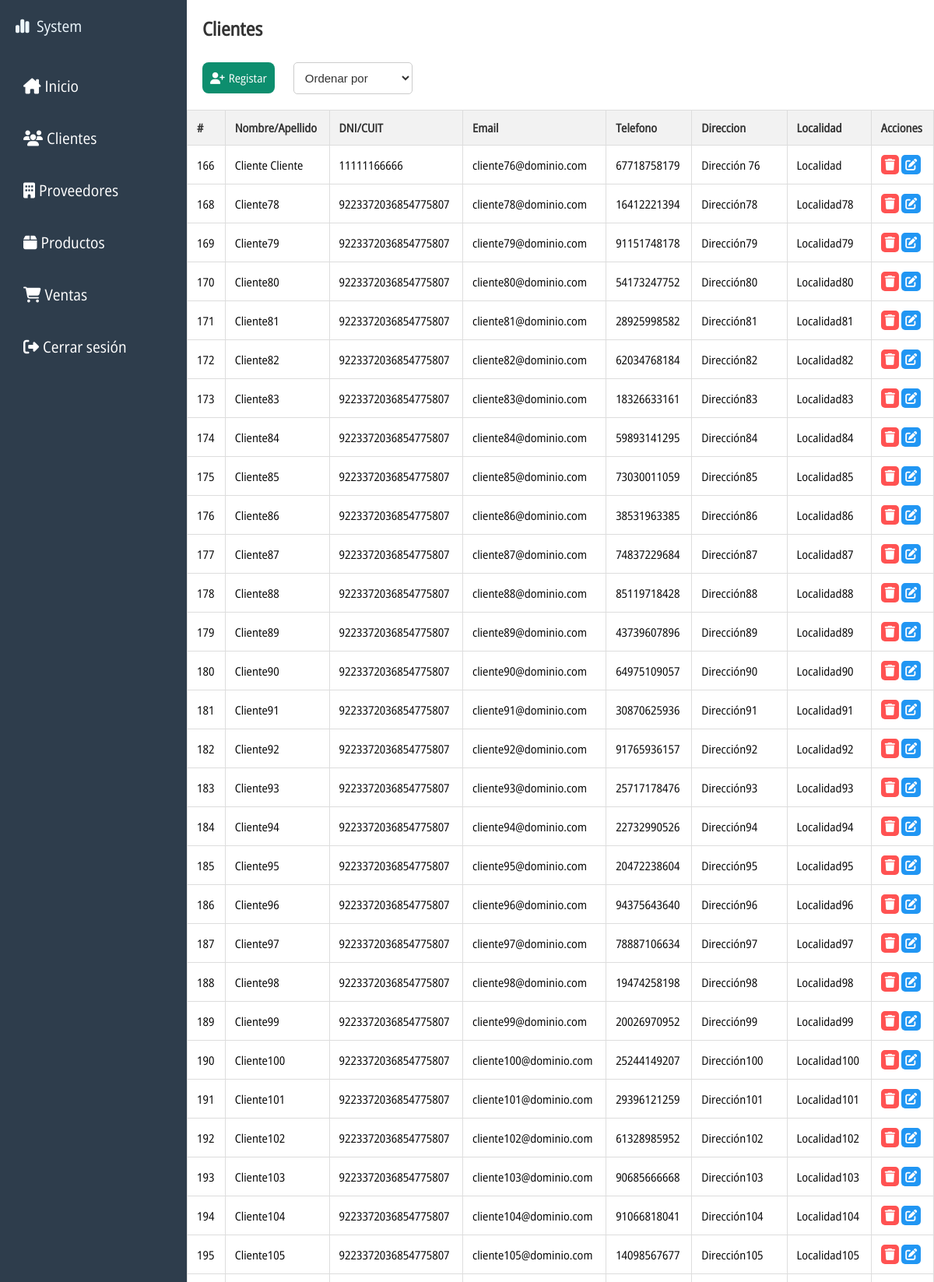
Page /cliente.php (signed in, upper part) on the committed database.
### tables this page shows
CREATE TABLE `cliente` (
  `id_cliente` int(11) NOT NULL,
  `nom_ape` text NOT NULL,
  `dni_cuit` bigint(25) NOT NULL,
  `email` varchar(255) NOT NULL,
  `telefono` bigint(25) NOT NULL,
  `direccion` varchar(255) NOT NULL,
  `localidad` varchar(255) NOT NULL
);

### cliente.php (the view, shortened to what this page needs)
<?php
include('conexion.php');
$sql = "SELECT * FROM `cliente`";
$mostrar = mysqli_query($con, $sql);
?>
<?php include("cabecera.php"); ?>
<body>
<?php include("lateral.php"); ?>
<section id="content-index">
<h1>Clientes</h1>
        <form method="get">
            <div class="botones">
            <a href="registrocliente.php"><i class="fa-solid fa-user-plus"> </i>Registar</a>
                <select name="ordenar" onchange="this.form.submit()">
                    <option value="">Ordenar por</option>
                </select>
                </div>
        </form>
<table class="table-user">
        <thead>
            <th>#</th>
            <th>Nombre/Apellido</th>
            <th>DNI/CUIT</th>
            <th>Email</th>
            <th>Telefono</th>
            <th>Direccion</th>
            <th>Localidad</th>
            <th>Acciones</th>
        </thead>
        <tbody>
            <?php
            while ($row = mysqli_fetch_array($mostrar)){ ?>
            <tr>
                <td><?php echo $row['id_cliente'] ?></td>
                <td><?php echo $row['nom_ape'] ?></td>
                <td><?php echo $row['dni_cuit'] ?></td>
                <td><?php echo $row['email'] ?></td>
                <td><?php echo $row['telefono'] ?></td>
                <td><?php echo $row['direccion'] ?></td>
                <td><?php echo $row['localidad'] ?></td>
                <td>
                <a href="javascript:void(0);" onclick="confirmarEliminarCliente(<?php echo $row['id_cliente']; ?>)"><i class="fa-solid fa-trash"></i></a>
                <a href="editcliente.php?id_cliente=<?php echo $row['id_cliente']?>"><i class="fa-solid fa-pen-to-square"></i></a>
                </td>
            </tr>
           <?php } ?>
        </tbody>
    </table>
    </section>
</div>
</body>
</html>

### css/estilo.css (style rules this page uses)
* { margin: 0px; padding: 0px; }
#content-index { background-color: white; grid-area: content-index; overflow-y: auto; }
#content-index h1 { font-family: OpenSans; color: #333; margin: 20px; display: inline-block; }
.table-user { font-family: OpenSans; font-size: 15px; border-collapse: collapse; width: 100%; margin: 20px 0; overflow-y: auto; max-height: calc(100vh - 40px); }
.table-user th, .table-user td { padding: 12px; border: 1px solid #ddd; text-align: left; }
.table-user th { background-color: #f2f2f2; color: #333; }
.table-user td a i.fa-trash { background-color: #FF5252; color: white; padding: 5px; border-radius: 5px; }
.table-user td a i.fa-pen-to-square { background-color: #2196F3; color: white; padding: 5px; border-radius: 5px; }
.botones a { font-family: OpenSans; color: white; background-color:#0D8E6E ; padding: 10px; text-decoration: none; border-radius: 8px; font-size: 15px; margin-left: 20px; }
.botones a i { margin-right: 5px; margin-top:20px; margin-bottom: 10px; }
select { padding: 10px; font-size: 15px; border: 1px solid #ccc; border-radius: 5px; background-color: #fff; color: #333; margin-left: 20px; }
select option { background-color: #fff; color: #333; }
form a { font-family: OpenSans; color: white; background-color:#0D8E6E ; padding: 0px 10px 0 10px; text-decoration: none; border-radius: 8px; font-size: 15px; margin-left: 20px; }
form a i { margin-right: 5px; margin-top:20px; margin-bottom: 10px; }

### rows in the picture
cliente: id_cliente "166", nom_ape "Cliente Cliente", dni_cuit "11111166666", email "cliente76@dominio.com", telefono "67718758179", direccion "Dirección 76", localidad "Localidad"
cliente: id_cliente "168", nom_ape "Cliente78", dni_cuit "9223372036854775807", email "cliente78@dominio.com", telefono "16412221394", direccion "Dirección78", localidad "Localidad78"
cliente: id_cliente "169", nom_ape "Cliente79", dni_cuit "9223372036854775807", email "cliente79@dominio.com", telefono "91151748178", direccion "Dirección79", localidad "Localidad79"
cliente: id_cliente "170", nom_ape "Cliente80", dni_cuit "9223372036854775807", email "cliente80@dominio.com", telefono "54173247752", direccion "Dirección80", localidad "Localidad80"
cliente: id_cliente "171", nom_ape "Cliente81", dni_cuit "9223372036854775807", email "cliente81@dominio.com", telefono "28925998582", direccion "Dirección81", localidad "Localidad81"
cliente: id_cliente "172", nom_ape "Cliente82", dni_cuit "9223372036854775807", email "cliente82@dominio.com", telefono "62034768184", direccion "Dirección82", localidad "Localidad82"
cliente: id_cliente "173", nom_ape "Cliente83", dni_cuit "9223372036854775807", email "cliente83@dominio.com", telefono "18326633161", direccion "Dirección83", localidad "Localidad83"
cliente: id_cliente "174", nom_ape "Cliente84", dni_cuit "9223372036854775807", email "cliente84@dominio.com", telefono "59893141295", direccion "Dirección84", localidad "Localidad84"
cliente: id_cliente "175", nom_ape "Cliente85", dni_cuit "9223372036854775807", email "cliente85@dominio.com", telefono "73030011059", direccion "Dirección85", localidad "Localidad85"
cliente: id_cliente "176", nom_ape "Cliente86", dni_cuit "9223372036854775807", email "cliente86@dominio.com", telefono "38531963385", direccion "Dirección86", localidad "Localidad86"
cliente: id_cliente "177", nom_ape "Cliente87", dni_cuit "9223372036854775807", email "cliente87@dominio.com", telefono "74837229684", direccion "Dirección87", localidad "Localidad87"
cliente: id_cliente "178", nom_ape "Cliente88", dni_cuit "9223372036854775807", email "cliente88@dominio.com", telefono "85119718428", direccion "Dirección88", localidad "Localidad88"
cliente: id_cliente "179", nom_ape "Cliente89", dni_cuit "9223372036854775807", email "cliente89@dominio.com", telefono "43739607896", direccion "Dirección89", localidad "Localidad89"
cliente: id_cliente "180", nom_ape "Cliente90", dni_cuit "9223372036854775807", email "cliente90@dominio.com", telefono "64975109057", direccion "Dirección90", localidad "Localidad90"
cliente: id_cliente "181", nom_ape "Cliente91", dni_cuit "9223372036854775807", email "cliente91@dominio.com", telefono "30870625936", direccion "Dirección91", localidad "Localidad91"
cliente: id_cliente "182", nom_ape "Cliente92", dni_cuit "9223372036854775807", email "cliente92@dominio.com", telefono "91765936157", direccion "Dirección92", localidad "Localidad92"
cliente: id_cliente "183", nom_ape "Cliente93", dni_cuit "9223372036854775807", email "cliente93@dominio.com", telefono "25717178476", direccion "Dirección93", localidad "Localidad93"
cliente: id_cliente "184", nom_ape "Cliente94", dni_cuit "9223372036854775807", email "cliente94@dominio.com", telefono "22732990526", direccion "Dirección94", localidad "Localidad94"
cliente: id_cliente "185", nom_ape "Cliente95", dni_cuit "9223372036854775807", email "cliente95@dominio.com", telefono "20472238604", direccion "Dirección95", localidad "Localidad95"
cliente: id_cliente "186", nom_ape "Cliente96", dni_cuit "9223372036854775807", email "cliente96@dominio.com", telefono "94375643640", direccion "Dirección96", localidad "Localidad96"
cliente: id_cliente "187", nom_ape "Cliente97", dni_cuit "9223372036854775807", email "cliente97@dominio.com", telefono "78887106634", direccion "Dirección97", localidad "Localidad97"
cliente: id_cliente "188", nom_ape "Cliente98", dni_cuit "9223372036854775807", email "cliente98@dominio.com", telefono "19474258198", direccion "Dirección98", localidad "Localidad98"
cliente: id_cliente "189", nom_ape "Cliente99", dni_cuit "9223372036854775807", email "cliente99@dominio.com", telefono "20026970952", direccion "Dirección99", localidad "Localidad99"
cliente: id_cliente "190", nom_ape "Cliente100", dni_cuit "9223372036854775807", email "cliente100@dominio.com", telefono "25244149207", direccion "Dirección100", localidad "Localidad100"
cliente: id_cliente "191", nom_ape "Cliente101", dni_cuit "9223372036854775807", email "cliente101@dominio.com", telefono "29396121259", direccion "Dirección101", localidad "Localidad101"
cliente: id_cliente "192", nom_ape "Cliente102", dni_cuit "9223372036854775807", email "cliente102@dominio.com", telefono "61328985952", direccion "Dirección102", localidad "Localidad102"
cliente: id_cliente "193", nom_ape "Cliente103", dni_cuit "9223372036854775807", email "cliente103@dominio.com", telefono "90685666668", direccion "Dirección103", localidad "Localidad103"
cliente: id_cliente "194", nom_ape "Cliente104", dni_cuit "9223372036854775807", email "cliente104@dominio.com", telefono "91066818041", direccion "Dirección104", localidad "Localidad104"
cliente: id_cliente "195", nom_ape "Cliente105", dni_cuit "9223372036854775807", email "cliente105@dominio.com", telefono "14098567677", direccion "Dirección105", localidad "Localidad105"
